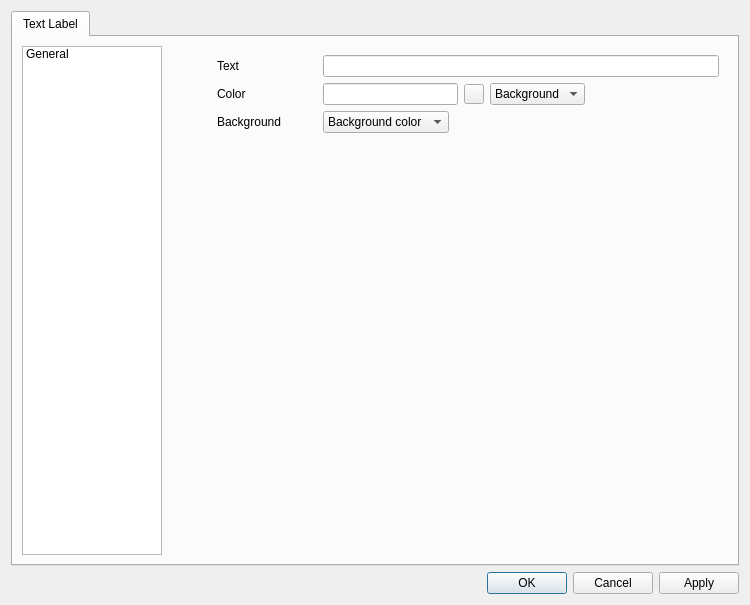
<?xml version="1.0" encoding="UTF-8"?>
<ui version="4.0">
 <class>thoht::TextLabelEditor</class>
 <widget class="QDialog" name="thoht::TextLabelEditor">
  <property name="geometry">
   <rect>
    <x>0</x>
    <y>0</y>
    <width>750</width>
    <height>605</height>
   </rect>
  </property>
  <property name="minimumSize">
   <size>
    <width>750</width>
    <height>550</height>
   </size>
  </property>
  <property name="windowTitle">
   <string>Text Label</string>
  </property>
  <layout class="QVBoxLayout" name="verticalLayout_2">
   <item>
    <widget class="QTabWidget" name="tabWidget">
     <property name="currentIndex">
      <number>0</number>
     </property>
     <widget class="QWidget" name="tab">
      <attribute name="title">
       <string>Text Label</string>
      </attribute>
      <layout class="QHBoxLayout" name="horizontalLayout_4">
       <item>
        <widget class="QListWidget" name="listWidget">
         <property name="minimumSize">
          <size>
           <width>140</width>
           <height>0</height>
          </size>
         </property>
         <property name="maximumSize">
          <size>
           <width>140</width>
           <height>16777215</height>
          </size>
         </property>
         <property name="editTriggers">
          <set>QAbstractItemView::NoEditTriggers</set>
         </property>
         <property name="currentRow">
          <number>-1</number>
         </property>
         <item>
          <property name="text">
           <string>General</string>
          </property>
         </item>
        </widget>
       </item>
       <item>
        <widget class="QStackedWidget" name="stackedWidget">
         <widget class="QWidget" name="page">
          <layout class="QVBoxLayout" name="verticalLayout">
           <item>
            <layout class="QHBoxLayout" name="horizontalLayout">
             <item>
              <spacer name="horizontalSpacer_5">
               <property name="orientation">
                <enum>Qt::Horizontal</enum>
               </property>
               <property name="sizeType">
                <enum>QSizePolicy::Fixed</enum>
               </property>
               <property name="sizeHint" stdset="0">
                <size>
                 <width>40</width>
                 <height>20</height>
                </size>
               </property>
              </spacer>
             </item>
             <item>
              <widget class="QLabel" name="label">
               <property name="minimumSize">
                <size>
                 <width>100</width>
                 <height>0</height>
                </size>
               </property>
               <property name="text">
                <string>Text</string>
               </property>
              </widget>
             </item>
             <item>
              <widget class="QLineEdit" name="textLineEdit"/>
             </item>
            </layout>
           </item>
           <item>
            <layout class="QHBoxLayout" name="horizontalLayout_2">
             <item>
              <spacer name="horizontalSpacer_7">
               <property name="orientation">
                <enum>Qt::Horizontal</enum>
               </property>
               <property name="sizeType">
                <enum>QSizePolicy::Fixed</enum>
               </property>
               <property name="sizeHint" stdset="0">
                <size>
                 <width>40</width>
                 <height>20</height>
                </size>
               </property>
              </spacer>
             </item>
             <item>
              <widget class="QLabel" name="label_9">
               <property name="minimumSize">
                <size>
                 <width>100</width>
                 <height>0</height>
                </size>
               </property>
               <property name="text">
                <string>Color</string>
               </property>
              </widget>
             </item>
             <item>
              <widget class="ColorLineEdit" name="colorLineEdit"/>
             </item>
             <item>
              <widget class="QToolButton" name="colorToolButton">
               <property name="maximumSize">
                <size>
                 <width>20</width>
                 <height>20</height>
                </size>
               </property>
               <property name="text">
                <string/>
               </property>
               <property name="icon">
                <iconset>
                 <normaloff>:/icons8_paint_palette_50px.png</normaloff>:/icons8_paint_palette_50px.png</iconset>
               </property>
              </widget>
             </item>
             <item>
              <widget class="QComboBox" name="colorModeComboBox">
               <property name="minimumSize">
                <size>
                 <width>90</width>
                 <height>0</height>
                </size>
               </property>
               <item>
                <property name="text">
                 <string>Background</string>
                </property>
               </item>
               <item>
                <property name="text">
                 <string>Foreground</string>
                </property>
               </item>
              </widget>
             </item>
             <item>
              <spacer name="horizontalSpacer_8">
               <property name="orientation">
                <enum>Qt::Horizontal</enum>
               </property>
               <property name="sizeHint" stdset="0">
                <size>
                 <width>40</width>
                 <height>20</height>
                </size>
               </property>
              </spacer>
             </item>
            </layout>
           </item>
           <item>
            <layout class="QHBoxLayout" name="horizontalLayout_9">
             <item>
              <spacer name="horizontalSpacer_4">
               <property name="orientation">
                <enum>Qt::Horizontal</enum>
               </property>
               <property name="sizeType">
                <enum>QSizePolicy::Fixed</enum>
               </property>
               <property name="sizeHint" stdset="0">
                <size>
                 <width>40</width>
                 <height>20</height>
                </size>
               </property>
              </spacer>
             </item>
             <item>
              <widget class="QLabel" name="label_8">
               <property name="minimumSize">
                <size>
                 <width>100</width>
                 <height>0</height>
                </size>
               </property>
               <property name="text">
                <string>Background</string>
               </property>
              </widget>
             </item>
             <item>
              <widget class="QComboBox" name="backgroundComboBox">
               <item>
                <property name="text">
                 <string>Background color</string>
                </property>
               </item>
               <item>
                <property name="text">
                 <string>Transparent</string>
                </property>
               </item>
              </widget>
             </item>
             <item>
              <spacer name="horizontalSpacer_6">
               <property name="orientation">
                <enum>Qt::Horizontal</enum>
               </property>
               <property name="sizeHint" stdset="0">
                <size>
                 <width>40</width>
                 <height>20</height>
                </size>
               </property>
              </spacer>
             </item>
            </layout>
           </item>
           <item>
            <spacer name="verticalSpacer">
             <property name="orientation">
              <enum>Qt::Vertical</enum>
             </property>
             <property name="sizeHint" stdset="0">
              <size>
               <width>20</width>
               <height>40</height>
              </size>
             </property>
            </spacer>
           </item>
          </layout>
         </widget>
         <widget class="QWidget" name="page_2"/>
        </widget>
       </item>
      </layout>
     </widget>
    </widget>
   </item>
   <item>
    <widget class="QDialogButtonBox" name="buttonBox">
     <property name="orientation">
      <enum>Qt::Horizontal</enum>
     </property>
     <property name="standardButtons">
      <set>QDialogButtonBox::Apply|QDialogButtonBox::Cancel|QDialogButtonBox::Ok</set>
     </property>
    </widget>
   </item>
  </layout>
 </widget>
 <customwidgets>
  <customwidget>
   <class>ColorLineEdit</class>
   <extends>QLineEdit</extends>
   <header>widgets/ColorLineEdit.h</header>
  </customwidget>
 </customwidgets>
 <resources/>
 <connections>
  <connection>
   <sender>buttonBox</sender>
   <signal>accepted()</signal>
   <receiver>thoht::TextLabelEditor</receiver>
   <slot>accept()</slot>
   <hints>
    <hint type="sourcelabel">
     <x>248</x>
     <y>254</y>
    </hint>
    <hint type="destinationlabel">
     <x>157</x>
     <y>274</y>
    </hint>
   </hints>
  </connection>
  <connection>
   <sender>buttonBox</sender>
   <signal>rejected()</signal>
   <receiver>thoht::TextLabelEditor</receiver>
   <slot>reject()</slot>
   <hints>
    <hint type="sourcelabel">
     <x>316</x>
     <y>260</y>
    </hint>
    <hint type="destinationlabel">
     <x>286</x>
     <y>274</y>
    </hint>
   </hints>
  </connection>
 </connections>
</ui>
